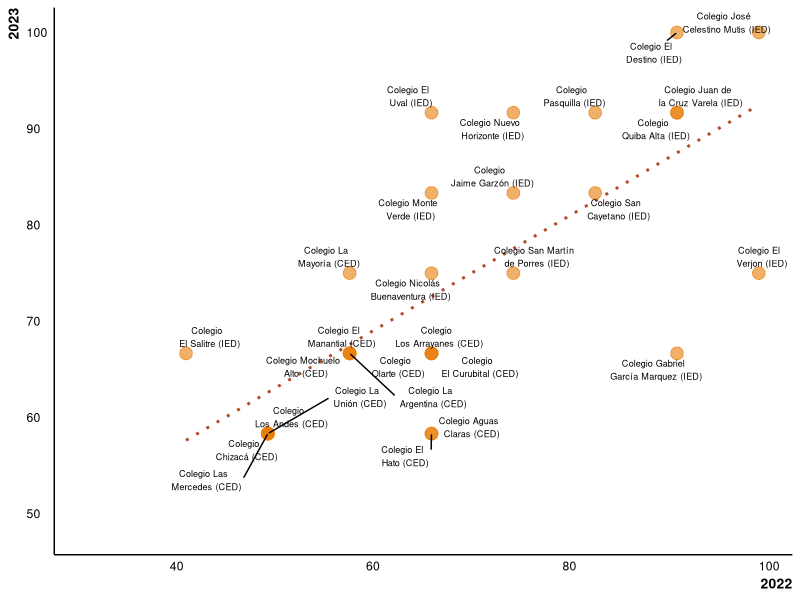

The R script that drew this image:


library(ggplot2)
library(ggrepel)
library(dplyr)

ied <- c("Colegio Aguas \n Claras (CED)",
         "Colegio \n Jaime Garzón (IED)",
         "Colegio Monte \n Verde (IED)","Colegio El \n Destino (IED)",
         "Colegio El \n Manantial (CED)","Colegio \n El Salitre (IED)",
         "Colegio El \n Uval (IED)","Colegio El \n Verjon (IED)",
         "Colegio Gabriel \n García Marquez (IED)",
         "Colegio Juan de \n la Cruz Varela (IED)",
         "Colegio Mochuelo \n Alto (CED)","Colegio Nicolás \n Buenaventura (IED)",
         "Colegio Nuevo \n Horizonte (IED)","Colegio \n Chizacá (CED)",
         "Colegio \n El Curubital (CED)","Colegio El \n Hato (CED)",
         "Colegio José \n Celestino Mutis (IED)",
         "Colegio La \n Argentina (CED)",
         "Colegio La \n Mayoría (CED)",
         "Colegio La \n Unión (CED)",
         "Colegio Las \n Mercedes (CED)",
         "Colegio \n Los Andes (CED)",
         "Colegio \n Los Arrayanes (CED)",
         "Colegio \n Olarte (CED)","Colegio \n Pasquilla (IED)",
         "Colegio \n Quiba Alta (IED)","Colegio San \n Cayetano (IED)",
         "Colegio San Martín \n de Porres (IED)")

### L3
y22 <- c(66.6667,75,66.6667,91.6667,58.3333,41.6667,66.6667,100,91.6667,
         91.6667,58.3333,66.6667,75,50,66.6667,66.6667,100,58.3333,58.3333,
         50,50,50,66.6667,66.6667,83.3333,91.6667,83.3333,75)

y23 <- c(58.3333,83.3333,83.3333,100,66.6667,66.6667,91.6667,75,66.6667,
         91.6667,66.6667,75,91.6667,58.3333,66.6667,58.3333,100,66.6667,
         75,58.3333,58.3333,58.3333,66.6667,66.6667,91.6667,91.6667,83.3333,75)

db <- data.frame(ied, y22, y23)


ggplot(db, aes(x=y22, y=y23)) +
  geom_smooth(method = lm, se = FALSE, color="#B04A29", linetype = "dotted")+
  geom_point(color="#E77B06", size=4, alpha=0.6) +
  labs(x="2022", y="2023")+
  xlim(min(y22)-10, 100)+ylim(min(y23)-10, 100)+
  geom_text_repel(aes(label =ied),
                  size = 2.3, family="sans")+
  theme(axis.ticks =  element_blank(),
        axis.line.x = element_line(color = "#000000"),
        axis.line.y = element_line(color = "#000000"),
        axis.title.x = element_text(size=10, hjust = 1, family="sans", 
                                    face="bold"),
        axis.title.y = element_text(size=10, hjust = 1, family="sans",
                                    face="bold"),
        axis.text.x=element_text(hjust=0.001, color = "#000000", family="sans"),
        axis.text.y=element_text(hjust=0.001, color = "#000000", family="sans"),
        strip.background =element_blank(),
        panel.background = element_blank()
  ) 

